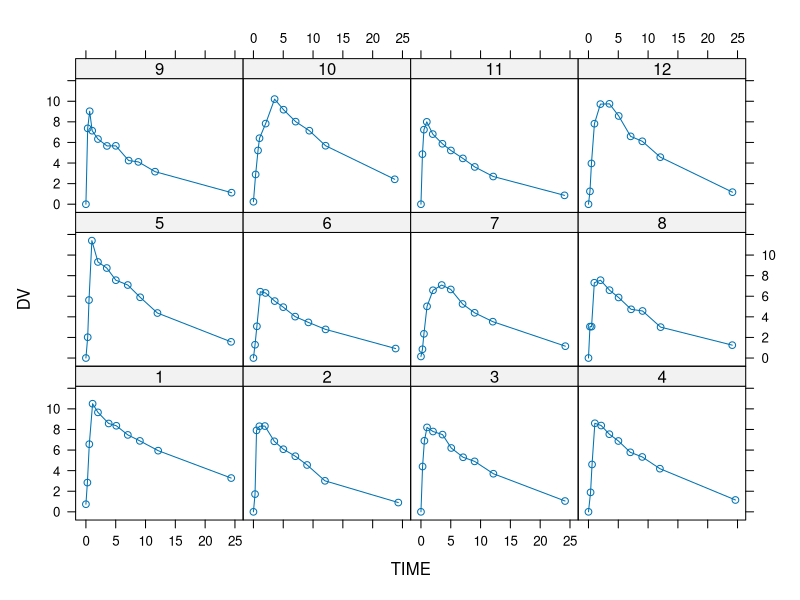

R code for this plot:
DATA = Theoph
colnames(DATA) = c("ID", "BWT", "DOSE", "TIME", "DV")
DATA[,"ID"] = as.numeric(as.character(DATA[,"ID"]))

require(lattice)
xyplot(DV ~ TIME | as.factor(ID), data=DATA, type="b")

## INIT STEP
IDs = unique(DATA[,"ID"]) ; IDs
nID = length(IDs) ; nID

nTheta = 3
nEta = 3
nEps = 2
nPara = nTheta + nEta*(nEta + 1)/2 + nEps ; nPara

GNames = outer("G", 1:nEta, paste0)[1,] ; GNames
HNames = outer("H", 1:nEps, paste0)[1,] ; HNames

iOM = (nTheta + 1):(nTheta + nEta*(nEta + 1)/2) ; iOM
iSG = (nTheta + nEta*(nEta + 1)/2 + 1):(nTheta + nEta*(nEta + 1)/2 + nEps) ; iSG

IE = c(2, 50, 0.1)
LB = rep(0, nTheta)
UB = rep(1e6, nTheta)

alpha = 0.1 - log((IE - LB)/(UB - LB)/(1 - (IE - LB)/(UB - LB))) ; alpha

p0 = rep(0.1, nTheta)
p1 = exp(p0 - alpha)
p2 = p1/(p1 + 1)*(UB - LB) + LB ; p2

OM0 = matrix(c(0.2, 0.1, 0.1, 0.1, 0.2, 0.1, 0.1, 0.1, 0.2), nrow=nEta) ; OM0
SG0 = diag(c(0.1, 0.1)) ; SG0

EXPP1 = exp(0.1)
ScaleVar = function(VarMat, dim1)
{
  M1 = chol(VarMat)
  V1 = diag(M1)
  M2 = abs(10 * (M1 - diag(V1, nrow=dim1))) + diag(V1/EXPP1, nrow=dim1)
  return(t(M2))
}
OMscl = ScaleVar(OM0, nEta) ; OMscl
SGscl = ScaleVar(SG0, nEps) ; SGscl

DesclVar = function(mUCP, mSCL)
{
  nRow = dim(mUCP)[1]
  maT = matrix(nrow=nRow, ncol=nRow)

  for (i in 1:nRow) {
    for (j in 1:nRow) {
      if (i==j) {
        maT[i,j] = exp(mUCP[i,j]) * mSCL[i,j]
      } else if(i > j) {
        maT[i,j] = mUCP[i,j] * mSCL[i,j]
      } else {
        maT[i,j] = 0
      }
    }
  }
  return(maT %*% t(maT))
}
DesclVar(matrix(rep(0.1, nEta*nEta), nrow=nEta), OMscl)
DesclVar(diag(rep(0.1, nEps)), SGscl)

ltv2mat = function(vec)
{
  LENGTH = length(vec)
  DIM = round((sqrt(8*LENGTH+1)-1)/2,0)
  if (DIM*(DIM+1)/2 != LENGTH) return(NULL)
  mat = matrix(nrow=DIM, ncol=DIM)
  for (m in 1:DIM) {
    for (n in 1:DIM) {
      k = max(m,n)
      l = min(m,n)
      p = k*(k - 1)/2 + l
      mat[m,n] = vec[p]
    }
  }
  return(mat)
}

s2o = function(p)
{
  p0 = p[1:nTheta]
  p1 = exp(p0 - alpha)
  p2 = p1/(p1 + 1)*(UB - LB) + LB
  OM = DesclVar(ltv2mat(p[iOM]), OMscl)
  SG = DesclVar(diag(p[iSG]), SGscl)
  Res = list(p2, OM, SG)
  names(Res) = c("THETA", "OMEGA", "SIGMA")
  return(Res)
}
s2o(rep(0.1, nPara))

## EST STEP
PRED = function(THETA, ETA)
{
# Extern: DATA[,c("ID", "TIME", "DV")], cID, DOSE 
  KA   = THETA[1]*exp(ETA[1])
  V    = THETA[2]*exp(ETA[2])
  K    = THETA[3]*exp(ETA[3])
  TIME = DATA[DATA$ID == cID, "TIME"]
  
  TERM1 = KA/(KA - K)
  TERM2 = K /(KA - K)
  TERM3 = 320/V*TERM1 
  TERM4 = exp(-K*TIME)
  TERM5 = exp(-KA*TIME) 

  F  = TERM3*(TERM4 - TERM5)
  G1 = -F*TERM2 + KA*TIME*TERM3*TERM5
  G2 = -F
  G3 = F*TERM2 - K*TIME*TERM3*TERM4
  H1 = F
  H2 = 1
  return(cbind(F, G1, G2, G3, H1, H2))
}

OBJ0 = function(p)
{
# External: DATA, nTheta, nEta, nEps
  if (STEP == "EST") {
    r = s2o(p)
    THETA = r$THETA
    OM = r$OMEGA
    SG = r$SIGMA
  } else {
    THETA = p[1:nTheta]
    OM = ltv2mat(p[iOM])
    SG = diag(p[iSG])
  }

  Oi = vector(length=nID)
  for (i in 1:nID) {
    cID <<- IDs[i] # for PRED
    FGH = PRED(THETA, rep(0, nEta))
    Fi = FGH[, "F"]
    Gi = FGH[, GNames, drop=FALSE]
    Hi = FGH[, HNames, drop=FALSE]
    Ri = DATA[DATA$ID == cID, "DV"] - Fi
    Ci = Gi %*% OM %*% t(Gi) + diag(diag(Hi %*% SG %*% t(Hi)))
    Oi[i] = determinant(Ci, logarithm=TRUE)$modulus[[1]] + t(Ri) %*% solve(Ci) %*% Ri
  }
  return(sum(Oi))
}
STEP = "EST"
OBJ0(rep(0.1, nPara))

StartTime = Sys.time()
r0 = optim(rep(0.1, nPara), OBJ0, method="L-BFGS-B")
difftime(Sys.time(), StartTime)
r0
OBJ0(r0$par)

r1 = s2o(r0$par) ; r1

## COV STEP
STEP = "COV"
p = c(r1$THETA, r1$OMEGA[upper.tri(r1$OMEGA, diag=TRUE)], diag(r1$SIGMA))
OBJ0(p)

require(numDeriv)
Rmat = hessian(OBJ0, p)/2 ; Rmat

OiS0 = function(p)
{
  THETA = p[1:nTheta]
  OM  = ltv2mat(p[iOM])
  SG  = diag(p[iSG])

  FGH = PRED(THETA, rep(0, nEta))  
  Fi  = FGH[, "F"]
  Gi  = FGH[, GNames, drop=FALSE]
  Hi  = FGH[, HNames, drop=FALSE]
  Ri  = DATA[DATA$ID == cID,"DV"] - Fi
  Ci  = Gi %*% OM %*% t(Gi) + diag(diag(Hi %*% SG %*% t(Hi)))
  return(determinant(Ci, logarithm=TRUE)$modulus[[1]] + t(Ri) %*% solve(Ci) %*% Ri)
}

CalcSmat = function(p)
{
  Smat = matrix(rep(0, nPara*nPara), nrow=nPara, ncol=nPara)
  for (i in 1:nID) {
    cID <<- IDs[i] # for PRED
    gr = grad(OiS0, p)
    Smat = Smat + gr %*% t(gr)
  }
  return(Smat/4)
}

Smat = CalcSmat(p) ; Smat
invR = solve(Rmat) ; invR
Cov = invR %*% Smat %*% invR ; Cov
SE = sqrt(diag(Cov)) ; SE
Correl = cov2cor(Cov) ; Correl
InvCov = Rmat %*% solve(Smat) %*% Rmat ; InvCov
EigenVal = sort(eigen(Correl)$values) ; EigenVal # Sorted Eigenvalues


## POSTHOC ETA (EBE)
ObjEta = function(ETA)
{
# External: THETA, invOM, SG, cID, DATA[,"DV"] 
  FGH = PRED(THETA, ETA)
  Ri  = DATA[DATA$ID == cID, "DV"] - FGH[,"F"]
  
  if (INTER == TRUE) {
    Hi = FGH[, HNames, drop=FALSE]
  } else {
    FGH0 = PRED(THETA, rep(0, nEta))
    Hi = FGH0[, HNames, drop=FALSE]
  }
  
## Slower version
  Vi = diag(diag(Hi %*% SG %*% t(Hi)))
  iSum = log(det(Vi)) + t(Ri) %*% solve(Vi) %*% Ri + t(ETA) %*% invOM %*% ETA

## Faster version
#  Vi    = diag(Hi %*% SG %*% t(Hi))
#  iSum = sum(log(Vi) + Ri*Ri/Vi) + t(ETA) %*% invOM %*% ETA

  return(iSum)
}

INTER = FALSE
THETA = r1$THETA
invOM = solve(r1$OMEGA)
SG = r1$SIGMA
EBE = cbind(ID=IDs, ETA1=0, ETA2=0, ETA3=0)
for (i in 1:nID) {
  cID <<- i
  EBE[i,2:4] = optim(rep(0, nEta), ObjEta, method="BFGS")$par
} ; EBE

## sdtab
SqrtInvCov = function(M)
{
  EigenResult = eigen(as.matrix(M))
  EigenVector = EigenResult$vectors
  EigenValues = abs(EigenResult$values)
  return(EigenVector %*% diag(1/sqrt(EigenValues)) %*% t(EigenVector))
}

OM = r1$OMEGA 
tSD = vector()
for (i in 1:nID) {
  cID  = IDs[i]
  FGH0 = PRED(THETA, rep(0, nEta))
  G0i  = FGH0[, GNames, drop=FALSE]
  H0i  = FGH0[, HNames, drop=FALSE]
  R0i  = DATA[DATA$ID == cID, "DV"] - FGH0[,"F"]
  C0i  = G0i %*% OM %*% t(G0i) + diag(diag(H0i %*% SG %*% t(H0i)))
  WRES = SqrtInvCov(C0i) %*% R0i

  tSD = rbind(tSD, cbind(DATA[DATA$ID == cID, c("ID", "TIME", "DV")], PRED=FGH0[,"F"], RES=R0i, WRES, G0i, H0i))
} ; tSD

